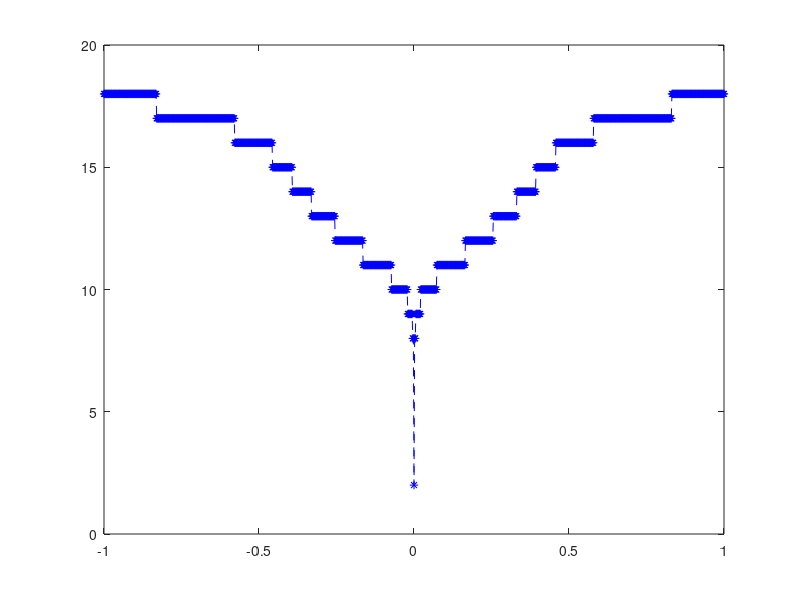

Here is the MATLAB script that generated this plot:
%% Experiment 8 - seeking to break the method
% Having shown examples where preconditioning by Newton severly improves
% the convergence, we'd now like to find an example where the precondition
% fails. We do so by first finding a function G(y) for which Newton does
% poorly, or has a very small basin of attraction. We then find a PDE that
% would produce such a G(y) as part of the preconditioning.

%% Finding a function G(y)

% Grid
y = linspace(-1,1,1001);
a = 0.25;
b = 0.5;
G = @(y,c) -a*y - (b/c) * sin(c*y);
Gp= @(y,c) -a   - b*cos(c*y);

c = 10;
tol = 1e-6;
itermax = 100;
save = zeros(size(y));

for k = 1:length(y)
    y0 = y(k);
    error= 1;
    iter = 1;
    while error > tol && iter < itermax
%         y1 = y0 - (G(y0,c) - y0)./(Gp(y0,c) - 1);
%         y1 = y0 - G(y0,c)./Gp(y0,c);
        y1 = G(y0,c)+y0;
        error = abs(y1 - y0);
        y0 = y1;
        iter = iter+1;
        
%         plot(y,G(y,c),'k',y0,G(y0,c),'ro')
%         axis([-1,1,-1,1])
%         pause(0.1)
    end
    
    if error < tol && iter < itermax
        save(k) = iter;
    else
        save(k) = NaN;
    end

end

plot(y,save,'b*--')